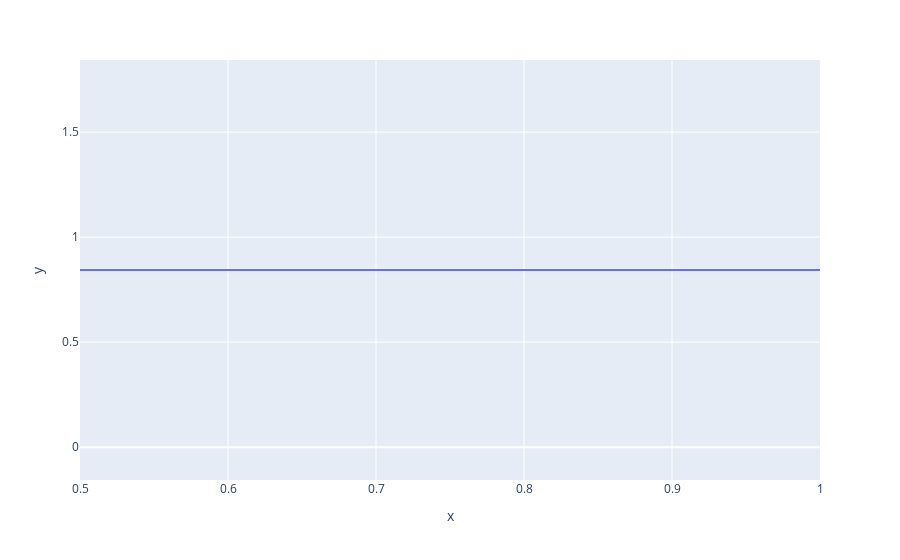

Notebook code for this chart:
### Markdown cell above
SVC

### Code cell
from sklearn.svm import SVC

list1 = []

for c in [0.5,0.6,0.7,0.8,0.9,1.0]:
    classifier = SVC(C = c, random_state=0, kernel = 'rbf')
    classifier.fit(x_train, y_train)
    y_pred = classifier.predict(x_test)
    list1.append(accuracy_score(y_test,y_pred))
    
fig = px.line(x = [ 0.5, 0.6, 0.7, 0.8, 0.9, 1.0 ], y = list1)
fig.show()

### Figure 1 — Plotly figure (JSON) as saved in the notebook; plotly's stock layout.template omitted (floating-point values rounded to 4 significant figures)
{"data": [{"hovertemplate": "x=%{x}<br>y=%{y}<extra></extra>", "legendgroup": "", "line": {"color": "#636efa", "dash": "solid"}, "mode": "lines", "name": "", "orientation": "v", "showlegend": false, "type": "scatter", "x": [0.5, 0.6, 0.7, 0.8, 0.9, 1], "xaxis": "x", "y": [0.8435, 0.8435, 0.8435, 0.8435, 0.8435, 0.8435], "yaxis": "y"}], "layout": {"legend": {"tracegroupgap": 0}, "margin": {"t": 60}, "xaxis": {"anchor": "y", "domain": [0, 1], "title": {"text": "x"}}, "yaxis": {"anchor": "x", "domain": [0, 1], "title": {"text": "y"}}}}
